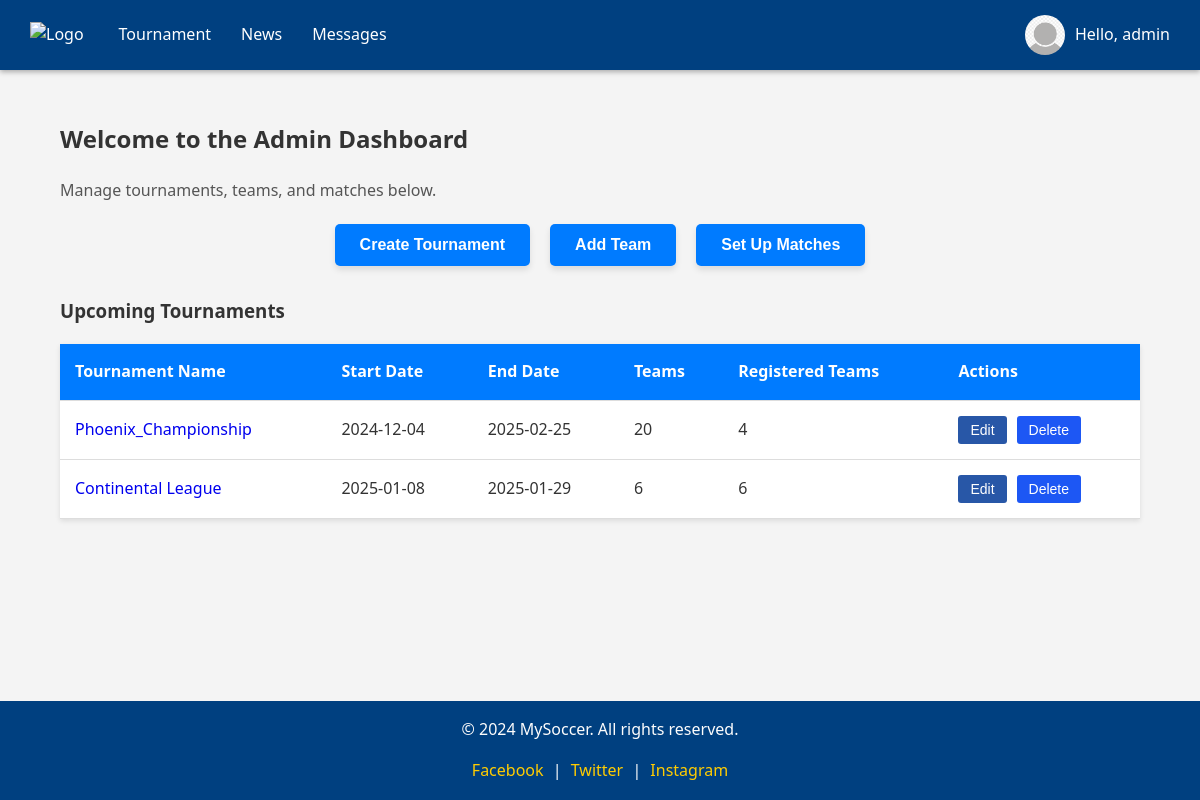
Screenshot of /admin/admin_dashboard.php (signed in) with the database file from the repository.
### tables this page shows
CREATE TABLE `tournaments` (
  `id` int(11) NOT NULL,
  `name` varchar(255) NOT NULL,
  `logo` varchar(255) NOT NULL,
  `num_teams` int(11) NOT NULL,
  `start_date` date NOT NULL,
  `end_date` date NOT NULL,
  `organizer` varchar(255) NOT NULL,
  `location` varchar(255) NOT NULL,
  `register` int(11) DEFAULT 0,
  `admin_id` int(11) NOT NULL
);

### admin/admin_dashboard.php (the view, shortened to what this page needs)
<?php
require '../includes/db_connect.php';
$admin_id = $_SESSION['admin_id'];
$sql = "SELECT * FROM tournaments WHERE admin_id = $admin_id";
$result = $conn->query($sql);
$tournaments = [];
while ($row = $result->fetch_assoc()) {
    $tournaments[] = $row;
}
?>
<!DOCTYPE html>
<html lang="en">
<head>
    <link rel="stylesheet" href="../css/styles.css?v=1.0">
    <link rel="stylesheet" href="https://cdnjs.cloudflare.com/ajax/libs/font-awesome/6.4.0/css/all.min.css">
    <link rel="stylesheet" href="../css/admin_styles.css?v=1.0">
</head>
<body>
    <?php include '../includes/admin_header.php'; ?>
    <main>
    <div class="container">
        <section class="dashboard">
            <h2>Welcome to the Admin Dashboard</h2>
            <p>Manage tournaments, teams, and matches below.</p>
            <div class="dashboard-buttons">
                <button onclick="openTournamentModal()">Create Tournament</button>
                <button onclick="openTeamModal()">Add Team</button>
                <button onclick="openMatchModal()">Set Up Matches</button>
            </div>
            <div class="dashboard-content">
                <h3>Upcoming Tournaments</h3>
                <table>
                    <thead>
                        <tr>
                            <th>Tournament Name</th>
                            <th>Start Date</th>
                            <th>End Date</th>
                            <th>Teams</th>
                            <th>Registered Teams</th>
                            <th>Actions</th>
                        </tr>
                    </thead>
                    <tbody>
                        <?php foreach ($tournaments as $tournament): ?>
                            <tr>
                                <td>
                                    <a href="javascript:void(0);" onclick="toggleDetails(<?php echo htmlspecialchars($tournament['id']); ?>)">
                                        <?php echo htmlspecialchars($tournament['name']); ?>
                                    </a>
                                </td>
                                <td><?php echo htmlspecialchars($tournament['start_date']); ?></td>
                                <td><?php echo htmlspecialchars($tournament['end_date']); ?></td>
                                <td><?php echo htmlspecialchars($tournament['num_teams']); ?></td>
                                <td><?php echo htmlspecialchars($tournament['register']); ?></td>
                                <td>
                                    <div class="action-buttons">
                                        <button class="edit-btn" onclick="openEditModal(<?php echo htmlspecialchars($tournament['id']); ?>)">Edit</button>
                                        <button class="delete-btn" onclick="confirmDelete(<?php echo htmlspecialchars($tournament['id']); ?>, 'tournament')">Delete</button>
                                    </div>
                                </td>
                            </tr>
                        <?php endforeach; ?>
                    </tbody>
                </table>
            </div>
        </section>
    </div>
</main>
    <?php include '../includes/footer.php'; ?>
</body>
</html>

### css/styles.css (style rules this page uses)
html, body { font-family: Arial, sans-serif; margin: 0; padding: 0; background-color: #f4f4f4; color: #333; line-height: 1.6; height: 100%; display: flex; flex-direction: column; }
.container { max-width: 90%; margin: 50px auto; overflow: hidden; padding: 20px 0; }
.container { width: 90%; max-width: 1200px; margin: auto; padding: 20px 0; }
main { padding: 20px 0; flex: 1; }
.dashboard-buttons { display: flex; justify-content: center; gap: 15px; margin: 20px 0; }
.dashboard-buttons button { background-color: #007bff; color: #fff; border: none; border-radius: 5px; padding: 10px 20px; font-size: 1rem; font-weight: bold; cursor: pointer; transition: background-color 0.3s ease, transform 0.2s ease; box-shadow: 0 4px 6px rgba(0, 0, 0, 0.1); }
a { text-decoration: none; }

### css/admin_styles.css (style rules this page uses)
body { font-family: 'Segoe UI', Tahoma, Geneva, Verdana, sans-serif; background-color: #f4f4f4; margin: 0; padding: 0; }
.container { width: 90%; margin: 0 auto; padding: 20px; padding-top: 80px; }
h2, h3, h4 { color: #333; }
p { color: #555; }
.dashboard-buttons { display: flex; justify-content: center; gap: 20px; margin-bottom: 30px; }
.dashboard-buttons button { background-color: #007BFF; color: white; padding: 12px 25px; border: none; border-radius: 5px; cursor: pointer; font-size: 16px; transition: background-color 0.3s ease; }
table { width: 100%; border-collapse: collapse; margin-bottom: 20px; background-color: white; box-shadow: 0 2px 5px rgba(0,0,0,0.1); }
table th, table td { padding: 15px; border-bottom: 1px solid #ddd; text-align: left; }
table th { background-color: #007BFF; color: white; font-size: 16px; }
.action-buttons { display: flex; gap: 10px; }
.action-buttons button { padding: 6px 12px; border: none; border-radius: 3px; cursor: pointer; color: white; font-size: 14px; transition: background-color 0.3s ease; }
.edit-btn { background-color: #2857a7; }
.delete-btn { background-color: #1d57f4; }

### rows the page displays
tournaments: name "Phoenix_Championship", start_date "2024-12-04", end_date "2025-02-25", num_teams "20", register "4"
tournaments: name "Continental League", start_date "2025-01-08", end_date "2025-01-29", num_teams "6", register "6"

### other values shown
$_SESSION['username'] "admin"
